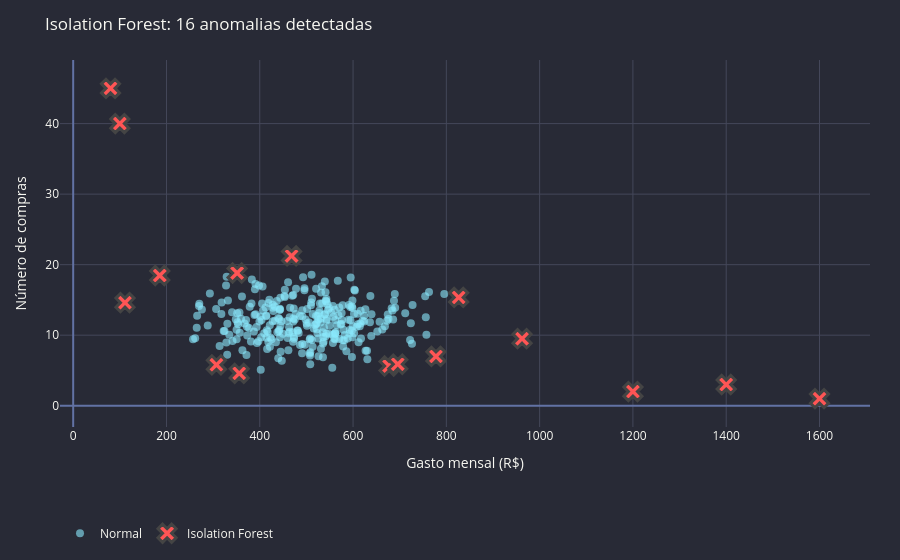

The notebook cell this image was saved under:
### Markdown cell above
## 8. Slide: Isolation Forest

### Code cell
modelo_if = IsolationForest(contamination=0.05, random_state=RANDOM_STATE)
pred_if = modelo_if.fit_predict(X_scaled)
dados["anomalia_if"] = pred_if == -1
n_if = dados["anomalia_if"].sum()

fig_isolation = go.Figure()
fig_isolation.add_trace(go.Scatter(
    x=dados.loc[~dados["anomalia_if"], "gasto_mensal"],
    y=dados.loc[~dados["anomalia_if"], "numero_compras"],
    mode='markers', name='Normal',
    marker=dict(color=DRACULA['cyan'], size=8, opacity=0.6),
))
fig_isolation.add_trace(go.Scatter(
    x=dados.loc[dados["anomalia_if"], "gasto_mensal"],
    y=dados.loc[dados["anomalia_if"], "numero_compras"],
    mode='markers', name='Isolation Forest',
    marker=dict(color=DRACULA['red'], size=16, symbol='x', line=dict(width=3)),
))
fig_isolation.update_xaxes(title="Gasto mensal (R$)")
fig_isolation.update_yaxes(title="Número de compras")
fig_isolation = apply_dracula(fig_isolation, f"Isolation Forest: {n_if} anomalias detectadas")
fig_isolation.show()

### Figure 1 — Plotly figure (JSON) as saved in the notebook; plotly's stock layout.template omitted (floating-point values rounded to 4 significant figures; data arrays with more than 128 entries replaced by an {"elided": "..."} marker saying what was removed)
{"data": [{"marker": {"color": "#8be9fd", "opacity": 0.6, "size": 8}, "mode": "markers", "name": "Normal", "type": "scatter", "x": {"elided": "289 float values"}, "y": {"elided": "289 float values"}}, {"marker": {"color": "#ff5555", "line": {"width": 3}, "size": 16, "symbol": "x"}, "mode": "markers", "name": "Isolation Forest", "type": "scatter", "x": [185.6, 677.3, 307.1, 468.2, 826.4, 962.3, 777.8, 356.0, 111.0, 695.9, 351.5, 1200.0, 1400.0, 100.0, 1600.0, 80.0], "y": [18.46, 5.628, 5.798, 21.24, 15.36, 9.507, 6.992, 4.585, 14.61, 5.886, 18.81, 2.0, 3.0, 40.0, 1.0, 45.0]}], "layout": {"font": {"color": "#f8f8f2"}, "legend": {"orientation": "h", "y": -0.25}, "margin": {"b": 55, "l": 60, "r": 30, "t": 60}, "paper_bgcolor": "#282a36", "plot_bgcolor": "#282a36", "showlegend": true, "title": {"text": "Isolation Forest: 16 anomalias detectadas"}, "xaxis": {"gridcolor": "#44475a", "title": {"text": "Gasto mensal (R$)"}, "zerolinecolor": "#6272a4"}, "yaxis": {"gridcolor": "#44475a", "title": {"text": "Número de compras"}, "zerolinecolor": "#6272a4"}}}
